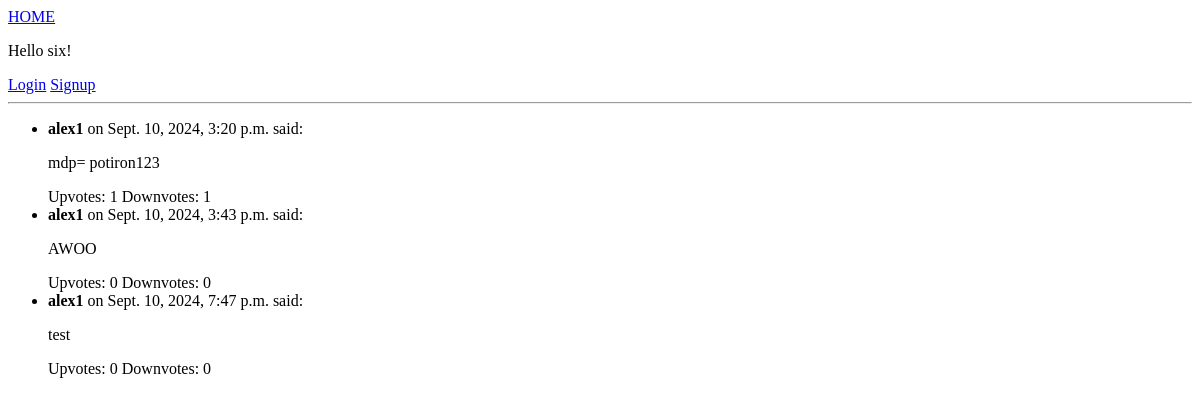
Before: / with the older database file.
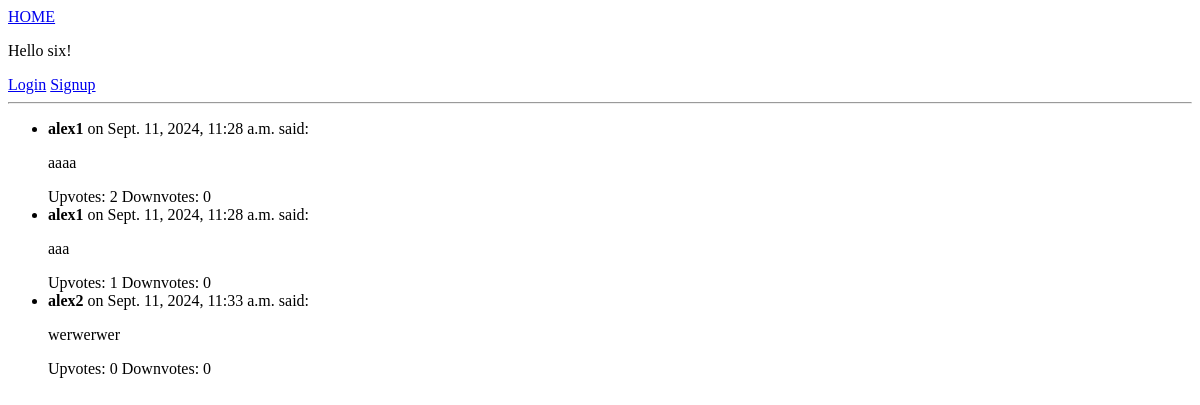
After: the same page with the newer database file.
### ex/models.py (models this page shows, shortened)
class Tip(models.Model):
    content = models.CharField(max_length=512)
    author = models.ForeignKey(User, on_delete=models.CASCADE, related_name='tips')
    date = models.DateTimeField(auto_now_add=True)
    upvotes = models.ManyToManyField(User, related_name='upvoted')
    downvotes = models.ManyToManyField(User, related_name='downvotes')

### ex/views/home.py (the view)
# urls.py: path("", views.home, name="home"),
def home(request):
    form = TipForm()
    tips = Tip.objects.all()
    context = {
        'form': form,
        'tips': tips,
        'username': request.session.get('username')
    }
    return render(request, 'ex/home.html', context)

### ex/templates/ex/home.html (shortened to what this page needs)
{% extends 'ex/base.html' %} {% load bootstrap5 %} {% bootstrap_css %} {% bootstrap_javascript %}
{% block content %}
<ul>
    {% for tip in tips %}
        <li>
            <strong>{{ tip.author.username }}</strong>
            on {{ tip.date }} said:
            <p>{{ tip.content }}</p>
            <div>
                <span>Upvotes: {{ tip.upvotes.count }}</span>
                <span>Downvotes: {{ tip.downvotes.count }}</span>
            </div>
        </li>
    {% empty %}
        <li>No tips available.</li>
    {% endfor %}
</ul>
{% endblock %}

Changed rows visible on the page:
removed Tip: author.username "alex1", date "Sept. 10, 2024, 3:20 p.m.", content "mdp= potiron123", upvotes.count "1", downvotes.count "1"
removed Tip: author.username "alex1", date "Sept. 10, 2024, 7:47 p.m.", content "test", upvotes.count "0", downvotes.count "0"
added Tip: author.username "alex1", date "Sept. 11, 2024, 11:28 a.m.", content "aaaa", upvotes.count "2", downvotes.count "0"
added Tip: author.username "alex1", date "Sept. 11, 2024, 11:28 a.m.", content "aaa", upvotes.count "1", downvotes.count "0"
changed Tip: author.username "alex1" → "alex2"; date "Sept. 10, 2024, 3:43 p.m." → "Sept. 11, 2024, 11:33 a.m."; content "AWOO" → "werwerwer"
